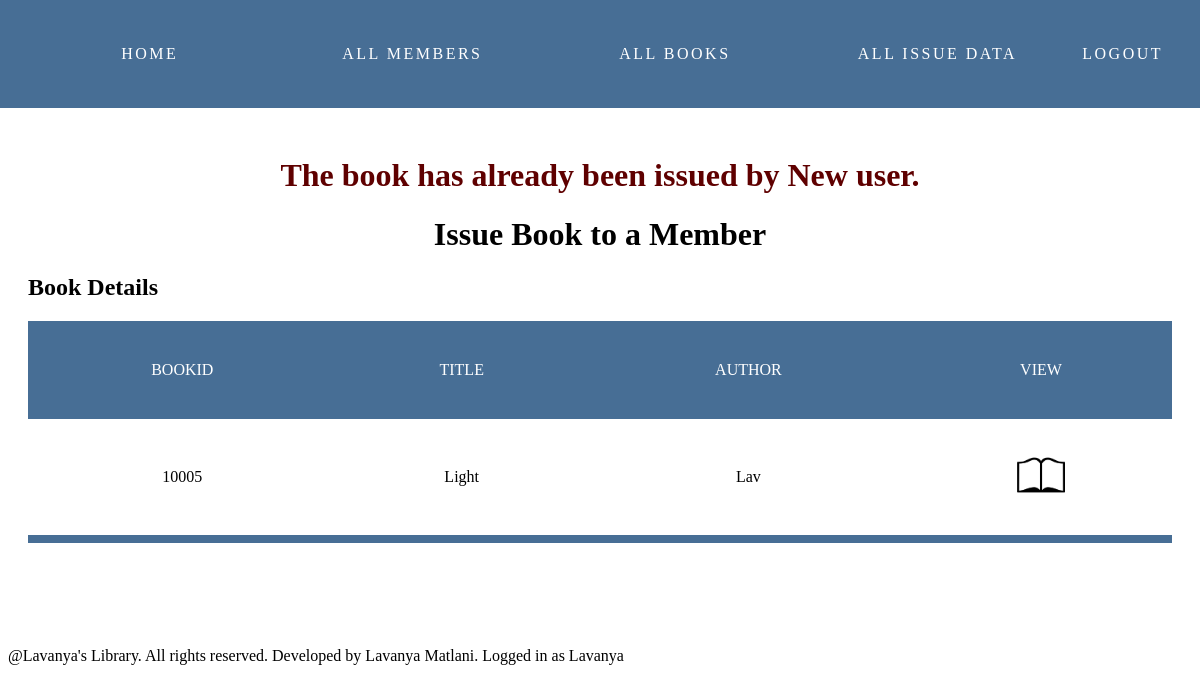
The page /books/booktomember/4 (signed in) on the database as committed earlier.
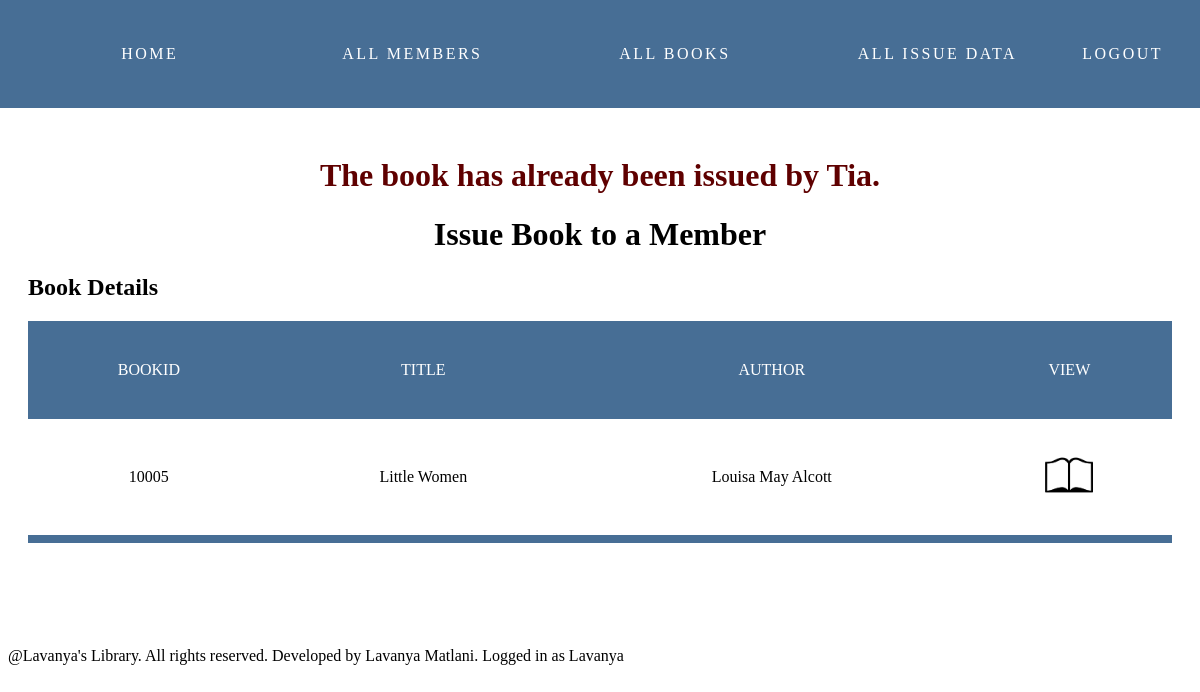
The same page on the database as committed later.
### books/models.py (models this page shows)
class Book(models.Model):
    book_id = models.CharField(max_length=15,null=False,blank=False,unique=True)
    title = models.CharField(max_length=100,null=False)
    author = models.CharField(max_length=50,null=False)

### books/views.py (the view, shortened to what this page needs)
# urls.py: path('booktomember/<int:id>',booktomember,name="book_to_member")
@login_required(login_url='account:login')
def booktomember(request,id):
    try:
        book = Book.objects.get(id=id)
    except ObjectDoesNotExist:
        return render(request, 'books/booktomember.html', context={'message':"Book not found"})
    if request.method == "GET":
        try:
            bookissue = BookIssue.objects.get(book=id)
            return render(request, 'books/booktomember.html', context={'book':book,'message':"The book has already been issued by "+bookissue.member.username+"."})
        except ObjectDoesNotExist:
            members = Member.objects.all()
            return render(request, 'books/booktomember.html', context={'members':members,'book':book})

### books/templates/books/booktomember.html (shortened to what this page needs)
{% extends 'books/index.html' %}
{% load static %}
{% block content %}
<div class="container">
    <h1 class="form-errors">{{ message }}</h1>
    {% if book %}
    <h1>Issue Book to a Member</h1>
    <div>
        <h2>Book Details</h2>
        <table>
            <tr>
                <th>BookID</th>
                <th>Title</th>
                <th>Author</th>
                <th>View</th>
            </tr>
            <tr>
                <td>{{ book.book_id }}</td>
                <td>{{ book.title }}</td>
                <td>{{ book.author }}</td>
                <td><a href="{% url 'books:view_book' id=book.id %}"><img src={% static "members/images/preview.png" %} class="symbol"></a></td>
            </tr>
        </table>
    </div>
    {% endif %}
</div>
{% endblock content %}

Rows that differ between the two databases and show on the page:
changed Book: title "Light" → "Little Women"; author "Lav" → "Louisa May Alcott"
Other text that changed with them:
{{ message }}: "The book has already been issued by New user." → "The book has already been issued by Tia."
